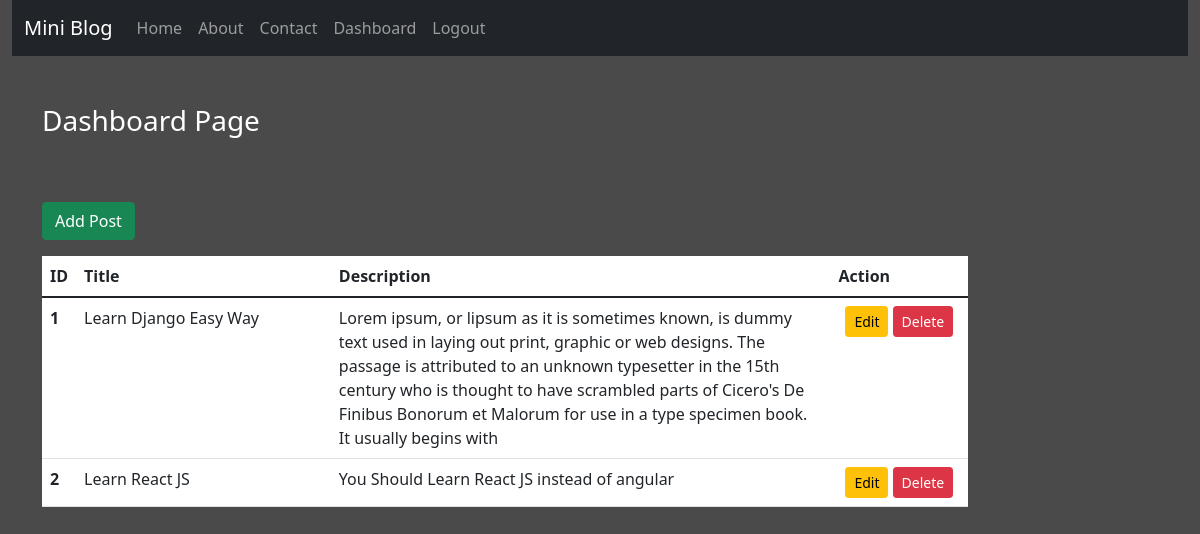
The page /dashboard/ (signed in) on the database its author committed.
### blog/models.py (models this page shows)
class Post(models.Model):
    title = models.CharField(max_length=150)
    desc = models.TextField()

### blog/views.py (the view)
# urls.py: path('dashboard/',views.dashboard,name='dashboard'),
def dashboard(request):
    if request.user.is_authenticated:
        posts = Post.objects.all()
        return render(request,'blog/dashboard.html',{'posts':posts})
    else:
        return HttpResponseRedirect('/login/')

### blog/templates/blog/dashboard.html (shortened to what this page needs)
{% extends 'blog/base.html' %}
{% load static %}
{% block content %}
<div class="col-sm-10">
  <h3 class="text-white my-5">Dashboard Page</h3>
  <a href=" {% url 'addpost' %} " class="btn btn-success my-3">Add Post</a>
  {% if posts %}
  <table class="table table-hover bg-white">
    <thead>
      <tr>
        <th scope="col" style="width: 2%">ID</th>
        <th scope="col" style="width: 28%">Title</th>
        <th scope="col" style="width: 55%">Description</th>
        <th scope="col" style="width: 15%">Action</th>
      </tr>
    </thead>
    <tbody>
      {% for post in posts %}
      <tr>
        <th scope="row">{{post.id}}</th>
        <td>{{post.title}}</td>
        <td>{{post.desc}}</td>
        <td class="text-center">
                <a href=" {% url 'updatepost' post.id %} " class="btn btn-warning btn-sm">Edit</a>
                {% if perms.blog.delete_post %}
                <form action="{% url 'delete' post.id %}" method="post" class="d-inline">
                  <input type="submit" class="btn btn-danger btn-sm" value="Delete">
                </form>
                {% endif %}
        </td>
      </tr>
      {% endfor %}
    </tbody>
  </table>
  {% else %}
  <h4 class="text-center alert alert-warning">No Records</h4>
  {% endif %}
</div>
{% endblock content %}

### blog/templates/blog/base.html (shortened to what this page needs)
<!DOCTYPE html>
{% load static %}
<html lang="en">
<head>
    <link rel="stylesheet" href=" {% static 'blog/css/bootstrap.css' %} ">
    <link rel="stylesheet" href=" {% static 'blog/css/style.css' %} ">
</head>
<body>
    <div class="container-fluid">
        {% include 'blog/navbar.html' %}
    </div>
<div class="container">
    <div class="row">
        {% block content %}
        {% endblock content %}
    </div>
</div>
</body>
</html>

### blog/templates/blog/navbar.html (shortened to what this page needs)
<nav class="navbar navbar-expand-lg navbar-dark bg-dark">
    <div class="container-fluid">
      <a class="navbar-brand" href="#">Mini Blog</a>
      <div class="collapse navbar-collapse" id="navbarNavAltMarkup">
        <div class="navbar-nav">
          <a class="nav-link " aria-current="page" href="/">Home</a>
          <a class="nav-link" href=" {% url 'about' %} ">About</a>
          <a class="nav-link" href=" {% url 'contact' %} ">Contact</a>
          {% if request.user.is_authenticated %}
          <a class="nav-link" href="{% url 'dashboard' %}">Dashboard</a>
          <a class="nav-link" href="{% url 'logout' %}">Logout</a>
          {% else %}
          <a class="nav-link" href="{% url 'signup' %}">Signup</a>
          <a class="nav-link" href="{% url 'login' %}">Login</a>
          {% endif %}
        </div>
      </div>
    </div>
  </nav>

### blog/static/blog/css/style.css (style rules this page uses)
body { background-color: rgb(75, 74, 74); color: antiquewhite; }

### rows shown on the page
Post: id "1", title "Learn Django Easy Way", desc "Lorem ipsum, or lipsum as it is sometimes known, is dummy text used in laying out print, graphic or web designs. The passage is attributed to an unknown typesetter in the 15th century who is thought to have scrambled parts of Cicero's De Finibus Bonorum et Malorum for use in a type specimen book. It usually begins with"
Post: id "2", title "Learn React JS", desc "You Should Learn React JS instead of angular"
